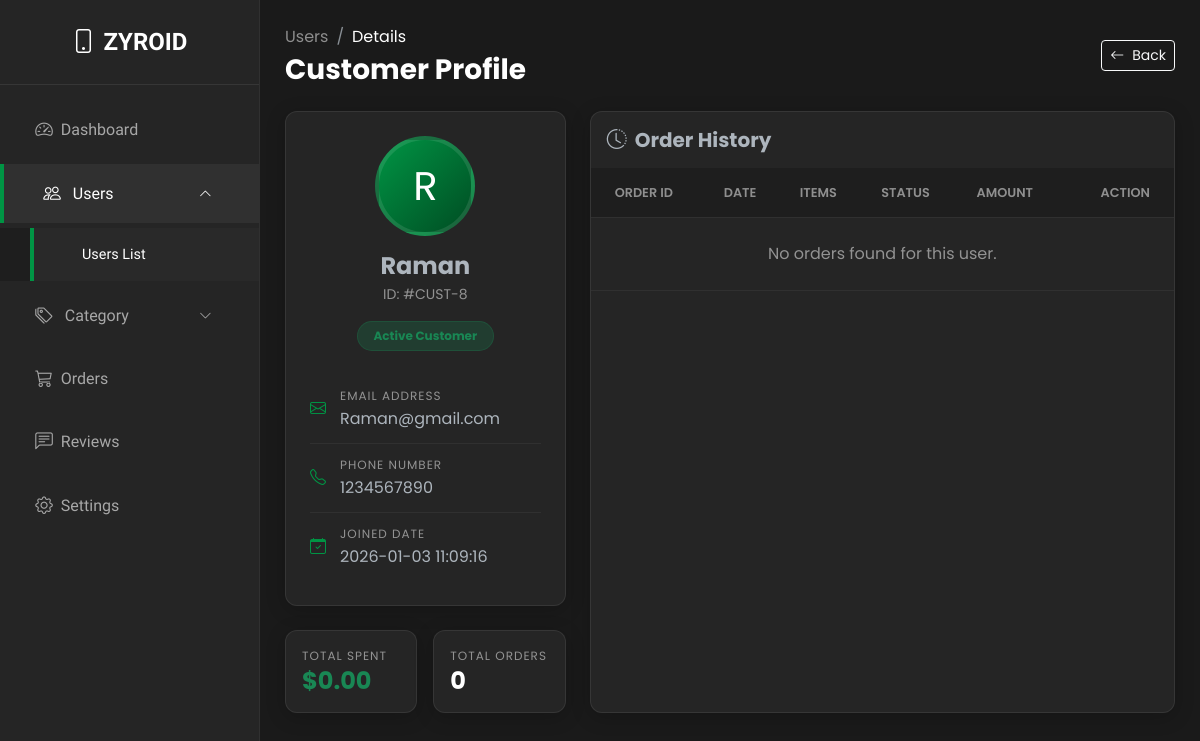
/admin/customers-detail.php?det=8, run on the app's committed database.
### tables this page shows
CREATE TABLE `tb_users` (
  `id` int(11) NOT NULL,
  `user` varchar(255) NOT NULL,
  `email` varchar(255) NOT NULL,
  `phone` varchar(255) NOT NULL,
  `pass` varchar(255) NOT NULL,
  `con_pass` varchar(255) NOT NULL,
  `registor_time` timestamp NOT NULL DEFAULT current_timestamp() ON UPDATE current_timestamp(),
  `orders` varchar(255) NOT NULL,
  `total spent` varchar(255) NOT NULL,
  `user_images` varchar(255) NOT NULL,
  `user_id` varchar(11) NOT NULL,
  `token` varchar(255) NOT NULL,
  `user_status` int(11) NOT NULL COMMENT '1 Active = 2 deactive'
);

### admin/customers-detail.php (the view, shortened to what this page needs)
<?php
include('../db_config.php');
$current_page = basename($_SERVER['PHP_SELF']);
$id = isset($_GET['det']) ? $_GET['det'] : null;
$data = null;
if ($id) {
    $stmt = $con->prepare("SELECT * FROM tb_users WHERE id = ?");
    $stmt->bind_param("i", $id);
    $stmt->execute();
    $data = $stmt->get_result()->fetch_assoc();
}
$stats_query = "SELECT SUM(amount) as total_spent, COUNT(*) as total_orders FROM tb_orders WHERE email = ?";
$stmt_stats = $con->prepare($stats_query);
$stmt_stats->bind_param("s", $data['email']);
$stmt_stats->execute();
$stats = $stmt_stats->get_result()->fetch_assoc();
?>
<!DOCTYPE html>
<html lang="en" data-bs-theme="dark">
<head>
    <link href="https://cdn.jsdelivr.net/npm/bootstrap@5.3.0/dist/css/bootstrap.min.css" rel="stylesheet">
    <link rel="stylesheet" href="https://cdn.jsdelivr.net/npm/bootstrap-icons@1.10.5/font/bootstrap-icons.css">
</head>
<body>
    <nav id="sidebar" class="sidebar">
        <a href="dashboard.php" class="sidebar-brand"><i class="bi bi-phone me-2"></i>ZYROID</a>
        <ul class="nav flex-column mt-3">
            <li class="nav-item">
                <a class="nav-link <?php echo ($current_page == 'dashboard.php') ? 'active' : ''; ?>" href="dashboard.php">
                    <i class="bi bi-speedometer2 me-2"></i> <span>Dashboard</span>
                </a>
            </li>
            <li class="nav-item has-submenu">
                <a class="nav-link <?php echo in_array($current_page, ['customers.php', 'customers-detail.php']) ? 'active' : 'collapsed'; ?> d-flex gap-1 align-items-center"
                    href="#customerSubmenu" data-bs-toggle="collapse" role="button"
                    aria-expanded="<?php echo in_array($current_page, ['customers.php', 'customers-detail.php']) ? 'true' : 'false'; ?>"
                    aria-controls="customerSubmenu">
                    <i class="bi bi-people me-2"></i> <span>Users</span>
                    <i class="bi bi-chevron-down ms-auto"></i>
                </a>
                <div class="collapse <?php echo in_array($current_page, ['customers.php', 'customers-detail.php']) ? 'show' : ''; ?>"
                    id="customerSubmenu">
                    <ul class="submenu flex-column">
                        <li class="nav-item">
                            <a class="nav-link <?php echo ($current_page == 'customers.php' || $current_page == 'customers-detail.php') ? 'active' : ''; ?>"
                                href="customers.php">Users List</a>
                        </li>
                    </ul>
                </div>
            </li>
            <li class="nav-item has-submenu">
                <?php $cat_pages = ['latest_products.php', 'iphone_products.php', 'android_products.php', 'gaming_products.php', 'accessories.php', 'edit_products.php']; ?>
                <a class="nav-link <?php echo in_array($current_page, $cat_pages) ? 'active' : 'collapsed'; ?> d-flex gap-1 align-items-center"
                    href="#category" data-bs-toggle="collapse" role="button"
                    aria-expanded="<?php echo in_array($current_page, $cat_pages) ? 'true' : 'false'; ?>"
                    aria-controls="category">
                    <i class="bi bi-tags me-2"></i> <span>Category</span>
                    <i class="bi bi-chevron-down ms-auto"></i>
                </a>
            </li>
            <li class="nav-item">
                <a class="nav-link <?php echo ($current_page == 'orders.php' || $current_page == 'order_edit.php') ? 'active' : ''; ?>"
                    href="orders.php">
                    <i class="bi bi-cart3 me-2"></i> <span>Orders</span>
                </a>
            </li>
            <li class="nav-item">
                <a class="nav-link <?php echo ($current_page == 'customer_review.php') ? 'active' : ''; ?>"
                    href="customer_review.php">
                    <i class="bi bi-chat-left-text me-2"></i> <span>Reviews</span>
                </a>
            </li>
            <li class="nav-item">
                <a class="nav-link <?php echo ($current_page == 'settings.php') ? 'active' : ''; ?>"
                    href="settings.php">
                    <i class="bi bi-gear me-2"></i> <span>Settings</span>
                </a>
            </li>
        </ul>
    </nav>
    <div class="main-content">
        <div class="d-flex justify-content-between align-items-center mb-4">
            <div class="d-flex align-items-center">
                <div>
                    <nav aria-label="breadcrumb">
                        <ol class="breadcrumb mb-1">
                            <li class="breadcrumb-item"><a href="customers.php" class="text-white-50 text-decoration-none">Users</a></li>
                            <li class="breadcrumb-item active text-white" aria-current="page">Details</li>
                        </ol>
                    </nav>
                    <h2 class="h3 fw-bold mb-0">Customer Profile</h2>
                </div>
            </div>
            <a href="customers.php" class="btn btn-outline-light btn-sm"><i class="bi bi-arrow-left me-2"></i>Back</a>
        </div>
        <div class="row g-4">
            <div class="col-lg-4">
                <div class="card mb-4">
                    <div class="card-body p-4 text-center">
                        <div class="mb-3">
                            <div class="avatar-lg">
                                <?php echo strtoupper(substr($data['user'], 0, 1)); ?>
                            </div>
                        </div>
                        <h4 class="fw-bold mb-1"><?= htmlspecialchars($data['user']); ?></h4>
                        <p class="text-white-50 small mb-3">ID: #CUST-<?= $data['id']; ?></p>
                        <span class="badge bg-success bg-opacity-25 text-success border border-success border-opacity-25 px-3 py-2 rounded-pill">Active Customer</span>
                        <div class="mt-4 text-start">
                            <div class="info-row">
                                <div class="info-icon"><i class="bi bi-envelope"></i></div>
                                <div>
                                    <div class="stat-label">Email Address</div>
                                    <div><?= htmlspecialchars($data['email']); ?></div>
                                </div>
                            </div>
                            <div class="info-row">
                                <div class="info-icon"><i class="bi bi-telephone"></i></div>
                                <div>
                                    <div class="stat-label">Phone Number</div>
                                    <div><?= htmlspecialchars($data['phone']); ?></div>
                                </div>
                            </div>
                            <div class="info-row">
                                <div class="info-icon"><i class="bi bi-calendar-check"></i></div>
                                <div>
                                    <div class="stat-label">Joined Date</div>
                                    <div><?= htmlspecialchars($data['registor_time']); ?></div>
                                </div>
                            </div>
                        </div>
                    </div>
                </div>
                <div class="row g-3">
                    <div class="col-6">
                        <div class="card p-3 h-100">
                            <div class="stat-label">Total Spent</div>
                            <div class="h4 fw-bold text-success mb-0">$<?= number_format($stats['total_spent'] ?? 0, 2); ?></div>
                        </div>
                    </div>
                    <div class="col-6">
                        <div class="card p-3 h-100">
                            <div class="stat-label">Total Orders</div>
                            <div class="h4 fw-bold text-white mb-0"><?= $stats['total_orders'] ?? 0; ?></div>
                        </div>
                    </div>
                </div>
            </div>
            <div class="col-lg-8">
                <div class="card h-100">
                    <div class="card-header border-0 bg-transparent py-3 d-flex justify-content-between align-items-center">
                        <h5 class="fw-bold mb-0"><i class="bi bi-clock-history me-2"></i>Order History</h5>
                    </div>
                    <div class="card-body p-0">
                        <div class="table-responsive">
                            <table class="table table-custom mb-0 table-hover align-middle">
                                <thead>
                                    <tr>
                                        <th class="ps-4">Order ID</th>
                                        <th>Date</th>
                                        <th>Items</th>
                                        <th>Status</th>
                                        <th>Amount</th>
                                        <th class="text-end pe-4">Action</th>
                                    </tr>
                                </thead>
                                <tbody>
                                    <?php
                                    $u_email = $data['email'];
                                    $limit = 5;
                                    $page = isset($_GET['page']) ? (int)$_GET['page'] : 1;
                                    $offset = ($page - 1) * $limit;
                                    $stmt_o = $con->prepare("SELECT * FROM tb_orders WHERE email = ? ORDER BY id DESC LIMIT ?, ?");
                                    $stmt_o->bind_param("sii", $u_email, $offset, $limit);
                                    $stmt_o->execute();
                                    $res_orders = $stmt_o->get_result();
                                    if ($res_orders->num_rows > 0) {
                                        while ($ord = $res_orders->fetch_assoc()) { ?>
                                            <tr>
                                                <td class="ps-4 text-primary fw-bold">#<?= $ord['order_id'] ?></td>
                                                <td class="small text-white-50"><?= $ord['Date'] ?></td>
                                                <td><?= htmlspecialchars($ord['Product']) ?></td>
                                                <td>
                                                    <?php if ($ord['status'] == 1): ?>
                                                        <span class="badge bg-success bg-opacity-25 text-success">Completed</span>
                                                    <?php else: ?>
                                                        <span class="badge bg-warning bg-opacity-25 text-warning">Pending</span>
                                                    <?php endif; ?>
                                                </td>
                                                <td class="fw-bold">$<?= number_format($ord['amount'], 2) ?></td>
                                                <td class="text-end pe-4">
                                                    <a href="generate_invoice.php?id=<?= $ord['order_id'] ?>" target="_blank" class="btn btn-sm btn-outline-light" title="Download Invoice"><i class="bi bi-download"></i></a>
                                                </td>
                                            </tr>
                                    <?php }
                                    } else {
                                        echo '<tr><td colspan="6" class="text-center py-4 text-white-50">No orders found for this user.</td></tr>';
                                    }
                                    ?>
                                </tbody>
                            </table>
                        </div>
                    </div>
                </div>
            </div>
        </div>
    </div>
</body>
</html>

### admin/customers-detail.php (style rules this page uses)
:root { --sidebar-width: 260px; --primary-color: #009444; --bg-body: #1a1a1a; --text-main: #ffffff; --bg-surface: rgb(37 37 37); --border-color: rgba(255, 255, 255, 0.05); --glass-border: rgba(255, 255, 255, 0.08); --font-head: 'Rajdhani', sans-serif; --font-body: 'Poppins', sans-serif; }
body { background: var(--bg-body); font-family: var(--font-body); color: var(--text-main); min-height: 100vh; overflow-x: hidden; }
.sidebar { width: var(--sidebar-width); height: 100vh; position: fixed; top: 0; left: 0; background: var(--bg-surface); border-right: 1px solid var(--border-color); z-index: 1040; transition: transform 0.3s ease; overflow-y: auto; }
.sidebar-brand { padding: 1.5rem; color: #fff; font-size: 1.5rem; text-align: center; font-weight: bold; border-bottom: 1px solid var(--glass-border); text-decoration: none; display: block; font-family: var(--font-head); }
.nav-link { color: rgba(255, 255, 255, 0.6); margin-bottom: 5px; padding: 16px 2.2rem; display: flex; align-items: center; text-decoration: none; transition: 0.2s; font-family: var(--font-head); }
.nav-link:hover, .nav-link.active { color: #fff; background: rgba(255, 255, 255, 0.05); border-left: 4px solid var(--primary-color); }
.nav-link i { margin-right: 12px; font-size: 1.1rem; }
.nav-link i.bi-chevron-down { font-size: 0.8rem; transition: transform 0.3s; }
.nav-link[aria-expanded="true"] i.bi-chevron-down { transform: rotate(180deg); }
.submenu { background: rgba(0, 0, 0, 0.2); padding-left: 0; list-style: none; }
.submenu .nav-link { padding-left: 3rem; font-size: 0.9rem; margin: 0 0 5px 30px; }
ul { list-style-type: none; }
.main-content { margin-left: var(--sidebar-width); padding: 25px; transition: margin-left 0.3s ease; }
.card { background: var(--bg-surface); border: 1px solid var(--glass-border); box-shadow: 0 4px 20px rgba(0, 0, 0, 0.2); border-radius: 12px; }
.avatar-lg { width: 100px; height: 100px; border-radius: 50%; display: flex; align-items: center; justify-content: center; font-size: 2.5rem; background: linear-gradient(135deg, var(--primary-color), #004d23); color: #fff; border: 4px solid rgba(255, 255, 255, 0.1); margin: 0 auto; }
.stat-label { font-size: 0.75rem; text-transform: uppercase; letter-spacing: 1px; color: rgba(255, 255, 255, 0.5); margin-bottom: 2px; }
.info-row { display: flex; align-items: center; padding: 12px 0; border-bottom: 1px solid var(--border-color); }
.info-row:last-child { border-bottom: none; }
.info-icon { width: 30px; color: var(--primary-color); }
.table-custom { --bs-table-bg: transparent; --bs-table-color: #e0e0e0; border-color: var(--border-color); }
.table-custom th { font-weight: 600; text-transform: uppercase; font-size: 0.8rem; color: rgba(255, 255, 255, 0.5); padding: 15px; background: rgba(0,0,0,0.2); border-bottom: 1px solid var(--border-color); }
.table-custom td { vertical-align: middle; padding: 15px; border-bottom: 1px solid var(--border-color); }

### data on the page
tb_users: user "R", user "Raman", id "8", email "Raman@gmail.com", phone "1234567890", registor_time "2026-01-03 11:09:16"

### other printed values
$stats['total_spent'] "0.00"
$stats['total_orders'] "0"
